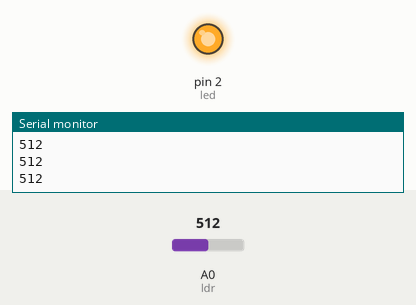
The sketch below on a simulated Arduino Uno, built with avr-gcc and run on an emulated ATmega328P. On the bench: output pins drawn as LEDs (lit = HIGH), the last lines printed to the serial monitor. The test bench sets the inputs (shaded band); at power-on: A0 (ldr) = 512.

Above: at 1.2 s.
1.3 s: A0 (ldr) set to 682
2.8 s: A0 (ldr) set to 714
At 3.8 s:
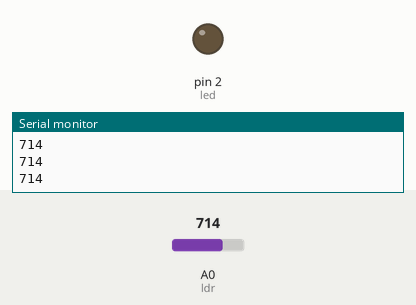
4.3 s: A0 (ldr) set to 690
At 5.1 s:
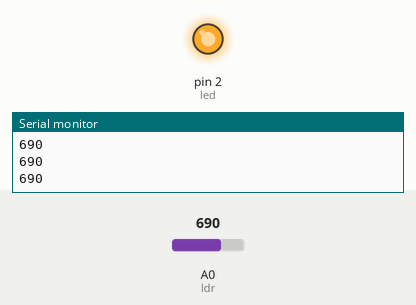
5.8 s: A0 (ldr) set to 710
At 6.4 s:
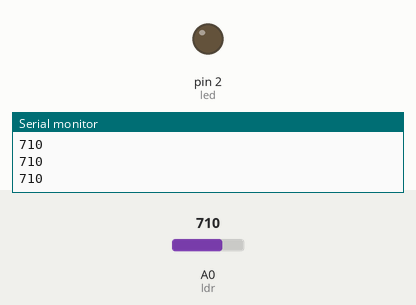
Timing chart, 0 to 8.3 s (numbered marks = the images above; inputs shaded):
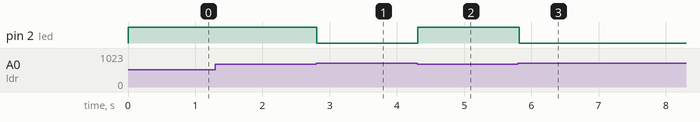

The sketch:

02.0-sensorLDR.ino
```cpp
// C++ code

//componente fotoresistor ldr

#define ldr A0
//#define led 2
int led = 2;
int vldr=0;


void setup()
{
  pinMode(ldr, INPUT);
  pinMode(led, OUTPUT);
  Serial.begin(9600); //conexao com o serial monitor
}

void loop(){
  vldr = analogRead(ldr); //le o valor do ldr

  //dependendo da intensidade de luz captada pelo sensor
  //o led vai ligar ou nao
  if(vldr<700){
    digitalWrite(led, HIGH);
  } else{
    digitalWrite(led, LOW);
  }
  Serial.println(vldr);
  //printa na tela/serial monitor os valores captados pelo sensor

  delay(100);
}
```

Measured:
- the behaviour switches between 699 and 700 on A0 (ldr) (found by bisection; images 0 and 1)
- after the input at 2.8 s, pin 2 (led): HIGH → LOW at once
- after the input at 4.3 s, pin 2 (led): LOW → HIGH at once
- after the input at 5.8 s, pin 2 (led): HIGH → LOW at once
